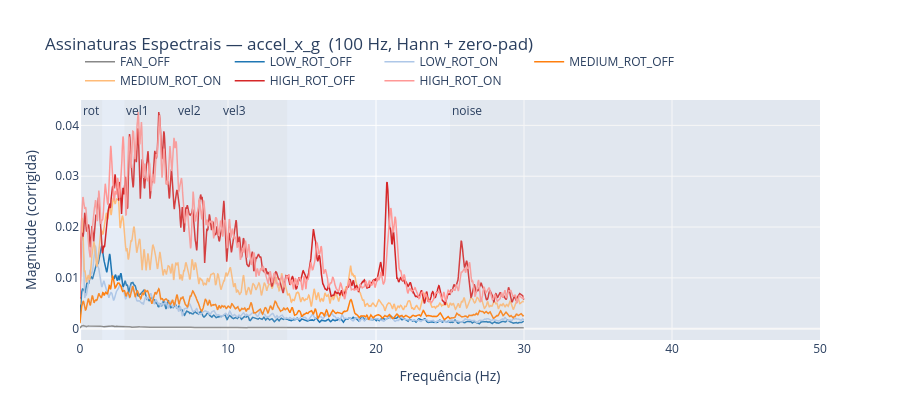
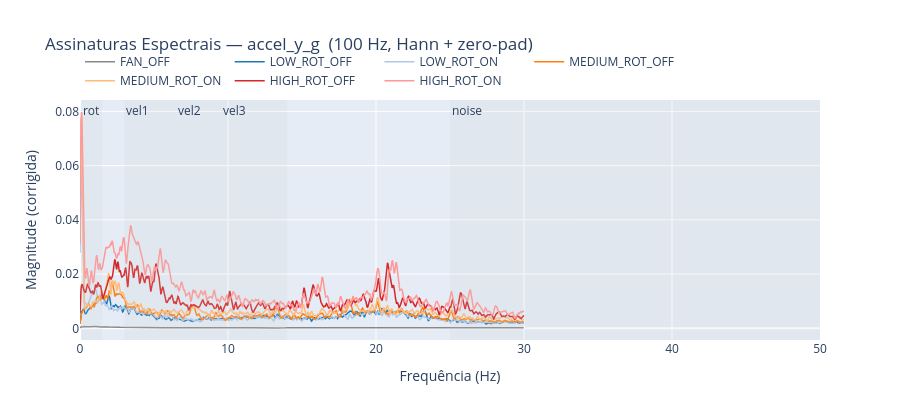
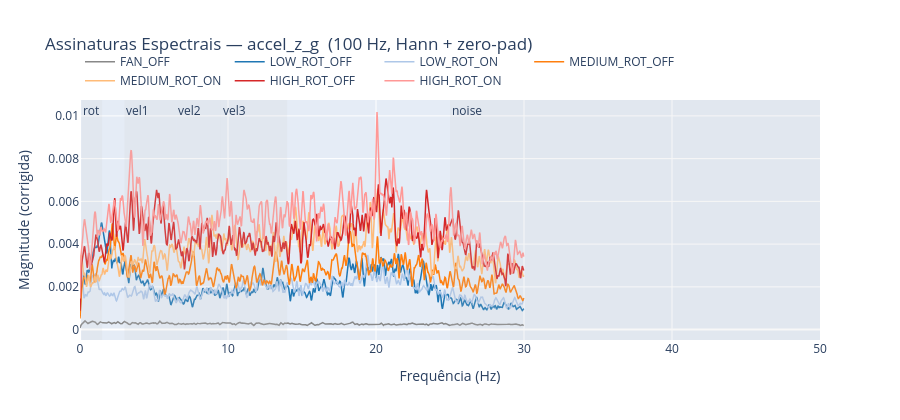
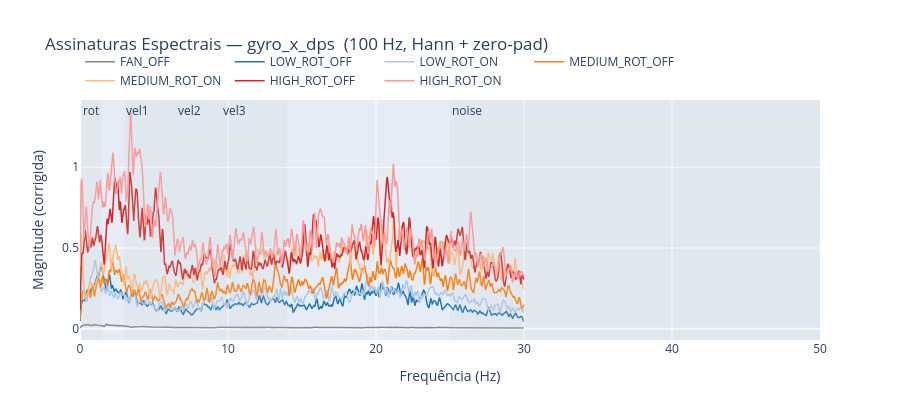

Notebook cell for these charts, in order:
### Markdown cell above
## 2. Assinaturas Espectrais (FFT médio por classe)

Cada curva = média de N janelas de 10 s.  
Picos dominantes identificam a frequência característica de cada classe.  
**Use este gráfico para calibrar os SPECTRAL_BANDS.**

### Code cell
def mean_spectrum(df_class, axis, n_windows=20):
    """Média das assinaturas espectrais de n_windows janelas aleatórias."""
    n = len(df_class)
    if n < WINDOW_SIZE:
        return None, None, None, None
    starts = np.linspace(0, n - WINDOW_SIZE, min(n_windows, (n - WINDOW_SIZE) // STEP_SIZE + 1), dtype=int)
    all_mags = []
    for s in starts:
        vals = df_class[axis].iloc[s:s + WINDOW_SIZE].values
        freqs, mags, pf, pm, _ = compute_spectral_signature(vals, sampling_hz=SAMPLE_HZ, n_fft=N_FFT)
        all_mags.append(mags)
    avg = np.mean(all_mags, axis=0)
    return freqs, avg

# ── Plot: 1 figura por eixo, todas as 7 classes sobrepostas ──────────────────
os.makedirs('output/figures', exist_ok=True)

for axis in AXES:
    fig = go.Figure()
    peak_table = []

    for cls in CLASSES_ORDER:
        df_cls = df_raw[df_raw['fan_state'] == cls].reset_index(drop=True)
        freqs, avg_mags = mean_spectrum(df_cls, axis)
        if freqs is None:
            continue

        # Limitar display a 0–30 Hz (acima do noise floor é irrelevante)
        mask = freqs <= 30
        f_show = freqs[mask]
        m_show = avg_mags[mask]

        # Pico dominante acima de 0.5 Hz
        mask_peak = f_show >= 0.5
        if mask_peak.any():
            idx_pk = int(np.argmax(m_show[mask_peak]))
            peak_f = float(f_show[mask_peak][idx_pk])
            peak_m = float(m_show[mask_peak][idx_pk])
        else:
            peak_f, peak_m = 0.0, 0.0

        peak_table.append({'Classe': cls, 'Eixo': axis,
                           'Pico Hz': round(peak_f, 3),
                           'Magnitude': round(peak_m, 6)})

        fig.add_trace(go.Scatter(
            x=f_show, y=m_show,
            name=cls, line=dict(color=COLORS[cls], width=1.5),
            hovertemplate=f'<b>{cls}</b><br>f=%{{x:.3f}} Hz<br>mag=%{{y:.6f}}<extra></extra>',
        ))

    # Linhas verticais das bandas atuais
    for band, (flo, fhi) in SPECTRAL_BANDS.items():
        fig.add_vrect(x0=flo, x1=fhi, fillcolor='rgba(200,200,200,0.15)',
                      line_width=0, annotation_text=band, annotation_position='top left')

    fig.update_layout(
        title=f'Assinaturas Espectrais — {axis}  (100 Hz, Hann + zero-pad)',
        xaxis_title='Frequência (Hz)',
        yaxis_title='Magnitude (corrigida)',
        hovermode='x unified',
        height=420,
        legend=dict(orientation='h', yanchor='bottom', y=1.02),
    )
    fig.write_html(f'output/figures/04_spectrum_{axis}.html')
    fig.show()

    df_peaks = pd.DataFrame(peak_table)
    print(f"\n{'─'*55}")
    print(f"  {axis} — picos dominantes:")
    print(df_peaks[['Classe', 'Pico Hz', 'Magnitude']].to_string(index=False))

### Figure 1 — Plotly figure (JSON) as saved in the notebook; plotly's stock layout.template omitted (floating-point values rounded to 4 significant figures; data arrays with more than 128 entries replaced by an {"elided": "..."} marker saying what was removed)
{"data": [{"hovertemplate": "<b>FAN_OFF</b><br>f=%{x:.3f} Hz<br>mag=%{y:.6f}<extra></extra>", "line": {"color": "#888888", "width": 1.5}, "name": "FAN_OFF", "type": "scatter", "x": {"elided": "1229 float values"}, "y": {"elided": "1229 float values"}}, {"hovertemplate": "<b>LOW_ROT_OFF</b><br>f=%{x:.3f} Hz<br>mag=%{y:.6f}<extra></extra>", "line": {"color": "#1f77b4", "width": 1.5}, "name": "LOW_ROT_OFF", "type": "scatter", "x": {"elided": "1229 float values"}, "y": {"elided": "1229 float values"}}, {"hovertemplate": "<b>LOW_ROT_ON</b><br>f=%{x:.3f} Hz<br>mag=%{y:.6f}<extra></extra>", "line": {"color": "#aec7e8", "width": 1.5}, "name": "LOW_ROT_ON", "type": "scatter", "x": {"elided": "1229 float values"}, "y": {"elided": "1229 float values"}}, {"hovertemplate": "<b>MEDIUM_ROT_OFF</b><br>f=%{x:.3f} Hz<br>mag=%{y:.6f}<extra></extra>", "line": {"color": "#ff7f0e", "width": 1.5}, "name": "MEDIUM_ROT_OFF", "type": "scatter", "x": {"elided": "1229 float values"}, "y": {"elided": "1229 float values"}}, {"hovertemplate": "<b>MEDIUM_ROT_ON</b><br>f=%{x:.3f} Hz<br>mag=%{y:.6f}<extra></extra>", "line": {"color": "#ffbb78", "width": 1.5}, "name": "MEDIUM_ROT_ON", "type": "scatter", "x": {"elided": "1229 float values"}, "y": {"elided": "1229 float values"}}, {"hovertemplate": "<b>HIGH_ROT_OFF</b><br>f=%{x:.3f} Hz<br>mag=%{y:.6f}<extra></extra>", "line": {"color": "#d62728", "width": 1.5}, "name": "HIGH_ROT_OFF", "type": "scatter", "x": {"elided": "1229 float values"}, "y": {"elided": "1229 float values"}}, {"hovertemplate": "<b>HIGH_ROT_ON</b><br>f=%{x:.3f} Hz<br>mag=%{y:.6f}<extra></extra>", "line": {"color": "#ff9896", "width": 1.5}, "name": "HIGH_ROT_ON", "type": "scatter", "x": {"elided": "1229 float values"}, "y": {"elided": "1229 float values"}}], "layout": {"annotations": [{"showarrow": false, "text": "rot", "x": 0.1, "xanchor": "left", "xref": "x", "y": 1, "yanchor": "top", "yref": "y domain"}, {"showarrow": false, "text": "vel1", "x": 3, "xanchor": "left", "xref": "x", "y": 1, "yanchor": "top", "yref": "y domain"}, {"showarrow": false, "text": "vel2", "x": 6.5, "xanchor": "left", "xref": "x", "y": 1, "yanchor": "top", "yref": "y domain"}, {"showarrow": false, "text": "vel3", "x": 9.5, "xanchor": "left", "xref": "x", "y": 1, "yanchor": "top", "yref": "y domain"}, {"showarrow": false, "text": "noise", "x": 25, "xanchor": "left", "xref": "x", "y": 1, "yanchor": "top", "yref": "y domain"}], "height": 420, "hovermode": "x unified", "legend": {"orientation": "h", "y": 1.02, "yanchor": "bottom"}, "shapes": [{"fillcolor": "rgba(200,200,200,0.15)", "line": {"width": 0}, "type": "rect", "x0": 0.1, "x1": 1.5, "xref": "x", "y0": 0, "y1": 1, "yref": "y domain"}, {"fillcolor": "rgba(200,200,200,0.15)", "line": {"width": 0}, "type": "rect", "x0": 3, "x1": 6.5, "xref": "x", "y0": 0, "y1": 1, "yref": "y domain"}, {"fillcolor": "rgba(200,200,200,0.15)", "line": {"width": 0}, "type": "rect", "x0": 6.5, "x1": 9.5, "xref": "x", "y0": 0, "y1": 1, "yref": "y domain"}, {"fillcolor": "rgba(200,200,200,0.15)", "line": {"width": 0}, "type": "rect", "x0": 9.5, "x1": 14, "xref": "x", "y0": 0, "y1": 1, "yref": "y domain"}, {"fillcolor": "rgba(200,200,200,0.15)", "line": {"width": 0}, "type": "rect", "x0": 25, "x1": 50, "xref": "x", "y0": 0, "y1": 1, "yref": "y domain"}], "title": {"text": "Assinaturas Espectrais — accel_x_g  (100 Hz, Hann + zero-pad)"}, "xaxis": {"title": {"text": "Frequência (Hz)"}}, "yaxis": {"title": {"text": "Magnitude (corrigida)"}}}}

### Figure 2 — Plotly figure (JSON) as saved in the notebook; plotly's stock layout.template omitted (floating-point values rounded to 4 significant figures; data arrays with more than 128 entries replaced by an {"elided": "..."} marker saying what was removed)
{"data": [{"hovertemplate": "<b>FAN_OFF</b><br>f=%{x:.3f} Hz<br>mag=%{y:.6f}<extra></extra>", "line": {"color": "#888888", "width": 1.5}, "name": "FAN_OFF", "type": "scatter", "x": {"elided": "1229 float values"}, "y": {"elided": "1229 float values"}}, {"hovertemplate": "<b>LOW_ROT_OFF</b><br>f=%{x:.3f} Hz<br>mag=%{y:.6f}<extra></extra>", "line": {"color": "#1f77b4", "width": 1.5}, "name": "LOW_ROT_OFF", "type": "scatter", "x": {"elided": "1229 float values"}, "y": {"elided": "1229 float values"}}, {"hovertemplate": "<b>LOW_ROT_ON</b><br>f=%{x:.3f} Hz<br>mag=%{y:.6f}<extra></extra>", "line": {"color": "#aec7e8", "width": 1.5}, "name": "LOW_ROT_ON", "type": "scatter", "x": {"elided": "1229 float values"}, "y": {"elided": "1229 float values"}}, {"hovertemplate": "<b>MEDIUM_ROT_OFF</b><br>f=%{x:.3f} Hz<br>mag=%{y:.6f}<extra></extra>", "line": {"color": "#ff7f0e", "width": 1.5}, "name": "MEDIUM_ROT_OFF", "type": "scatter", "x": {"elided": "1229 float values"}, "y": {"elided": "1229 float values"}}, {"hovertemplate": "<b>MEDIUM_ROT_ON</b><br>f=%{x:.3f} Hz<br>mag=%{y:.6f}<extra></extra>", "line": {"color": "#ffbb78", "width": 1.5}, "name": "MEDIUM_ROT_ON", "type": "scatter", "x": {"elided": "1229 float values"}, "y": {"elided": "1229 float values"}}, {"hovertemplate": "<b>HIGH_ROT_OFF</b><br>f=%{x:.3f} Hz<br>mag=%{y:.6f}<extra></extra>", "line": {"color": "#d62728", "width": 1.5}, "name": "HIGH_ROT_OFF", "type": "scatter", "x": {"elided": "1229 float values"}, "y": {"elided": "1229 float values"}}, {"hovertemplate": "<b>HIGH_ROT_ON</b><br>f=%{x:.3f} Hz<br>mag=%{y:.6f}<extra></extra>", "line": {"color": "#ff9896", "width": 1.5}, "name": "HIGH_ROT_ON", "type": "scatter", "x": {"elided": "1229 float values"}, "y": {"elided": "1229 float values"}}], "layout": {"annotations": [{"showarrow": false, "text": "rot", "x": 0.1, "xanchor": "left", "xref": "x", "y": 1, "yanchor": "top", "yref": "y domain"}, {"showarrow": false, "text": "vel1", "x": 3, "xanchor": "left", "xref": "x", "y": 1, "yanchor": "top", "yref": "y domain"}, {"showarrow": false, "text": "vel2", "x": 6.5, "xanchor": "left", "xref": "x", "y": 1, "yanchor": "top", "yref": "y domain"}, {"showarrow": false, "text": "vel3", "x": 9.5, "xanchor": "left", "xref": "x", "y": 1, "yanchor": "top", "yref": "y domain"}, {"showarrow": false, "text": "noise", "x": 25, "xanchor": "left", "xref": "x", "y": 1, "yanchor": "top", "yref": "y domain"}], "height": 420, "hovermode": "x unified", "legend": {"orientation": "h", "y": 1.02, "yanchor": "bottom"}, "shapes": [{"fillcolor": "rgba(200,200,200,0.15)", "line": {"width": 0}, "type": "rect", "x0": 0.1, "x1": 1.5, "xref": "x", "y0": 0, "y1": 1, "yref": "y domain"}, {"fillcolor": "rgba(200,200,200,0.15)", "line": {"width": 0}, "type": "rect", "x0": 3, "x1": 6.5, "xref": "x", "y0": 0, "y1": 1, "yref": "y domain"}, {"fillcolor": "rgba(200,200,200,0.15)", "line": {"width": 0}, "type": "rect", "x0": 6.5, "x1": 9.5, "xref": "x", "y0": 0, "y1": 1, "yref": "y domain"}, {"fillcolor": "rgba(200,200,200,0.15)", "line": {"width": 0}, "type": "rect", "x0": 9.5, "x1": 14, "xref": "x", "y0": 0, "y1": 1, "yref": "y domain"}, {"fillcolor": "rgba(200,200,200,0.15)", "line": {"width": 0}, "type": "rect", "x0": 25, "x1": 50, "xref": "x", "y0": 0, "y1": 1, "yref": "y domain"}], "title": {"text": "Assinaturas Espectrais — accel_y_g  (100 Hz, Hann + zero-pad)"}, "xaxis": {"title": {"text": "Frequência (Hz)"}}, "yaxis": {"title": {"text": "Magnitude (corrigida)"}}}}

### Figure 3 — Plotly figure (JSON) as saved in the notebook; plotly's stock layout.template omitted (floating-point values rounded to 4 significant figures; data arrays with more than 128 entries replaced by an {"elided": "..."} marker saying what was removed)
{"data": [{"hovertemplate": "<b>FAN_OFF</b><br>f=%{x:.3f} Hz<br>mag=%{y:.6f}<extra></extra>", "line": {"color": "#888888", "width": 1.5}, "name": "FAN_OFF", "type": "scatter", "x": {"elided": "1229 float values"}, "y": {"elided": "1229 float values"}}, {"hovertemplate": "<b>LOW_ROT_OFF</b><br>f=%{x:.3f} Hz<br>mag=%{y:.6f}<extra></extra>", "line": {"color": "#1f77b4", "width": 1.5}, "name": "LOW_ROT_OFF", "type": "scatter", "x": {"elided": "1229 float values"}, "y": {"elided": "1229 float values"}}, {"hovertemplate": "<b>LOW_ROT_ON</b><br>f=%{x:.3f} Hz<br>mag=%{y:.6f}<extra></extra>", "line": {"color": "#aec7e8", "width": 1.5}, "name": "LOW_ROT_ON", "type": "scatter", "x": {"elided": "1229 float values"}, "y": {"elided": "1229 float values"}}, {"hovertemplate": "<b>MEDIUM_ROT_OFF</b><br>f=%{x:.3f} Hz<br>mag=%{y:.6f}<extra></extra>", "line": {"color": "#ff7f0e", "width": 1.5}, "name": "MEDIUM_ROT_OFF", "type": "scatter", "x": {"elided": "1229 float values"}, "y": {"elided": "1229 float values"}}, {"hovertemplate": "<b>MEDIUM_ROT_ON</b><br>f=%{x:.3f} Hz<br>mag=%{y:.6f}<extra></extra>", "line": {"color": "#ffbb78", "width": 1.5}, "name": "MEDIUM_ROT_ON", "type": "scatter", "x": {"elided": "1229 float values"}, "y": {"elided": "1229 float values"}}, {"hovertemplate": "<b>HIGH_ROT_OFF</b><br>f=%{x:.3f} Hz<br>mag=%{y:.6f}<extra></extra>", "line": {"color": "#d62728", "width": 1.5}, "name": "HIGH_ROT_OFF", "type": "scatter", "x": {"elided": "1229 float values"}, "y": {"elided": "1229 float values"}}, {"hovertemplate": "<b>HIGH_ROT_ON</b><br>f=%{x:.3f} Hz<br>mag=%{y:.6f}<extra></extra>", "line": {"color": "#ff9896", "width": 1.5}, "name": "HIGH_ROT_ON", "type": "scatter", "x": {"elided": "1229 float values"}, "y": {"elided": "1229 float values"}}], "layout": {"annotations": [{"showarrow": false, "text": "rot", "x": 0.1, "xanchor": "left", "xref": "x", "y": 1, "yanchor": "top", "yref": "y domain"}, {"showarrow": false, "text": "vel1", "x": 3, "xanchor": "left", "xref": "x", "y": 1, "yanchor": "top", "yref": "y domain"}, {"showarrow": false, "text": "vel2", "x": 6.5, "xanchor": "left", "xref": "x", "y": 1, "yanchor": "top", "yref": "y domain"}, {"showarrow": false, "text": "vel3", "x": 9.5, "xanchor": "left", "xref": "x", "y": 1, "yanchor": "top", "yref": "y domain"}, {"showarrow": false, "text": "noise", "x": 25, "xanchor": "left", "xref": "x", "y": 1, "yanchor": "top", "yref": "y domain"}], "height": 420, "hovermode": "x unified", "legend": {"orientation": "h", "y": 1.02, "yanchor": "bottom"}, "shapes": [{"fillcolor": "rgba(200,200,200,0.15)", "line": {"width": 0}, "type": "rect", "x0": 0.1, "x1": 1.5, "xref": "x", "y0": 0, "y1": 1, "yref": "y domain"}, {"fillcolor": "rgba(200,200,200,0.15)", "line": {"width": 0}, "type": "rect", "x0": 3, "x1": 6.5, "xref": "x", "y0": 0, "y1": 1, "yref": "y domain"}, {"fillcolor": "rgba(200,200,200,0.15)", "line": {"width": 0}, "type": "rect", "x0": 6.5, "x1": 9.5, "xref": "x", "y0": 0, "y1": 1, "yref": "y domain"}, {"fillcolor": "rgba(200,200,200,0.15)", "line": {"width": 0}, "type": "rect", "x0": 9.5, "x1": 14, "xref": "x", "y0": 0, "y1": 1, "yref": "y domain"}, {"fillcolor": "rgba(200,200,200,0.15)", "line": {"width": 0}, "type": "rect", "x0": 25, "x1": 50, "xref": "x", "y0": 0, "y1": 1, "yref": "y domain"}], "title": {"text": "Assinaturas Espectrais — accel_z_g  (100 Hz, Hann + zero-pad)"}, "xaxis": {"title": {"text": "Frequência (Hz)"}}, "yaxis": {"title": {"text": "Magnitude (corrigida)"}}}}

### Figure 4 — Plotly figure (JSON) as saved in the notebook; plotly's stock layout.template omitted (floating-point values rounded to 4 significant figures; data arrays with more than 128 entries replaced by an {"elided": "..."} marker saying what was removed)
{"data": [{"hovertemplate": "<b>FAN_OFF</b><br>f=%{x:.3f} Hz<br>mag=%{y:.6f}<extra></extra>", "line": {"color": "#888888", "width": 1.5}, "name": "FAN_OFF", "type": "scatter", "x": {"elided": "1229 float values"}, "y": {"elided": "1229 float values"}}, {"hovertemplate": "<b>LOW_ROT_OFF</b><br>f=%{x:.3f} Hz<br>mag=%{y:.6f}<extra></extra>", "line": {"color": "#1f77b4", "width": 1.5}, "name": "LOW_ROT_OFF", "type": "scatter", "x": {"elided": "1229 float values"}, "y": {"elided": "1229 float values"}}, {"hovertemplate": "<b>LOW_ROT_ON</b><br>f=%{x:.3f} Hz<br>mag=%{y:.6f}<extra></extra>", "line": {"color": "#aec7e8", "width": 1.5}, "name": "LOW_ROT_ON", "type": "scatter", "x": {"elided": "1229 float values"}, "y": {"elided": "1229 float values"}}, {"hovertemplate": "<b>MEDIUM_ROT_OFF</b><br>f=%{x:.3f} Hz<br>mag=%{y:.6f}<extra></extra>", "line": {"color": "#ff7f0e", "width": 1.5}, "name": "MEDIUM_ROT_OFF", "type": "scatter", "x": {"elided": "1229 float values"}, "y": {"elided": "1229 float values"}}, {"hovertemplate": "<b>MEDIUM_ROT_ON</b><br>f=%{x:.3f} Hz<br>mag=%{y:.6f}<extra></extra>", "line": {"color": "#ffbb78", "width": 1.5}, "name": "MEDIUM_ROT_ON", "type": "scatter", "x": {"elided": "1229 float values"}, "y": {"elided": "1229 float values"}}, {"hovertemplate": "<b>HIGH_ROT_OFF</b><br>f=%{x:.3f} Hz<br>mag=%{y:.6f}<extra></extra>", "line": {"color": "#d62728", "width": 1.5}, "name": "HIGH_ROT_OFF", "type": "scatter", "x": {"elided": "1229 float values"}, "y": {"elided": "1229 float values"}}, {"hovertemplate": "<b>HIGH_ROT_ON</b><br>f=%{x:.3f} Hz<br>mag=%{y:.6f}<extra></extra>", "line": {"color": "#ff9896", "width": 1.5}, "name": "HIGH_ROT_ON", "type": "scatter", "x": {"elided": "1229 float values"}, "y": {"elided": "1229 float values"}}], "layout": {"annotations": [{"showarrow": false, "text": "rot", "x": 0.1, "xanchor": "left", "xref": "x", "y": 1, "yanchor": "top", "yref": "y domain"}, {"showarrow": false, "text": "vel1", "x": 3, "xanchor": "left", "xref": "x", "y": 1, "yanchor": "top", "yref": "y domain"}, {"showarrow": false, "text": "vel2", "x": 6.5, "xanchor": "left", "xref": "x", "y": 1, "yanchor": "top", "yref": "y domain"}, {"showarrow": false, "text": "vel3", "x": 9.5, "xanchor": "left", "xref": "x", "y": 1, "yanchor": "top", "yref": "y domain"}, {"showarrow": false, "text": "noise", "x": 25, "xanchor": "left", "xref": "x", "y": 1, "yanchor": "top", "yref": "y domain"}], "height": 420, "hovermode": "x unified", "legend": {"orientation": "h", "y": 1.02, "yanchor": "bottom"}, "shapes": [{"fillcolor": "rgba(200,200,200,0.15)", "line": {"width": 0}, "type": "rect", "x0": 0.1, "x1": 1.5, "xref": "x", "y0": 0, "y1": 1, "yref": "y domain"}, {"fillcolor": "rgba(200,200,200,0.15)", "line": {"width": 0}, "type": "rect", "x0": 3, "x1": 6.5, "xref": "x", "y0": 0, "y1": 1, "yref": "y domain"}, {"fillcolor": "rgba(200,200,200,0.15)", "line": {"width": 0}, "type": "rect", "x0": 6.5, "x1": 9.5, "xref": "x", "y0": 0, "y1": 1, "yref": "y domain"}, {"fillcolor": "rgba(200,200,200,0.15)", "line": {"width": 0}, "type": "rect", "x0": 9.5, "x1": 14, "xref": "x", "y0": 0, "y1": 1, "yref": "y domain"}, {"fillcolor": "rgba(200,200,200,0.15)", "line": {"width": 0}, "type": "rect", "x0": 25, "x1": 50, "xref": "x", "y0": 0, "y1": 1, "yref": "y domain"}], "title": {"text": "Assinaturas Espectrais — gyro_x_dps  (100 Hz, Hann + zero-pad)"}, "xaxis": {"title": {"text": "Frequência (Hz)"}}, "yaxis": {"title": {"text": "Magnitude (corrigida)"}}}}
